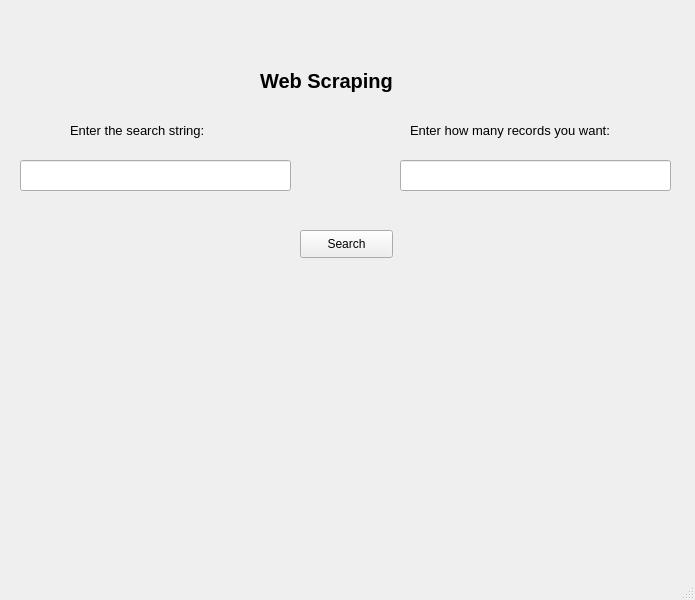
<?xml version="1.0" encoding="UTF-8"?>
<ui version="4.0">
 <class>MainWindow</class>
 <widget class="QMainWindow" name="MainWindow">
  <property name="geometry">
   <rect>
    <x>0</x>
    <y>0</y>
    <width>695</width>
    <height>600</height>
   </rect>
  </property>
  <property name="windowTitle">
   <string>MainWindow</string>
  </property>
  <widget class="QWidget" name="centralwidget">
   <widget class="QLineEdit" name="searchbar_le">
    <property name="geometry">
     <rect>
      <x>20</x>
      <y>160</y>
      <width>271</width>
      <height>31</height>
     </rect>
    </property>
   </widget>
   <widget class="QPushButton" name="search_pb">
    <property name="geometry">
     <rect>
      <x>300</x>
      <y>230</y>
      <width>93</width>
      <height>28</height>
     </rect>
    </property>
    <property name="text">
     <string>Search</string>
    </property>
   </widget>
   <widget class="QLabel" name="webscraping_lbl">
    <property name="geometry">
     <rect>
      <x>260</x>
      <y>60</y>
      <width>181</width>
      <height>41</height>
     </rect>
    </property>
    <property name="font">
     <font>
      <pointsize>15</pointsize>
      <weight>75</weight>
      <bold>true</bold>
     </font>
    </property>
    <property name="text">
     <string>Web Scraping</string>
    </property>
   </widget>
   <widget class="QLabel" name="results_lbl">
    <property name="geometry">
     <rect>
      <x>540</x>
      <y>170</y>
      <width>61</width>
      <height>16</height>
     </rect>
    </property>
    <property name="text">
     <string/>
    </property>
   </widget>
   <widget class="QLabel" name="search_lbl">
    <property name="geometry">
     <rect>
      <x>70</x>
      <y>120</y>
      <width>181</width>
      <height>21</height>
     </rect>
    </property>
    <property name="font">
     <font>
      <pointsize>10</pointsize>
      <weight>50</weight>
      <bold>false</bold>
     </font>
    </property>
    <property name="text">
     <string>Enter the search string:</string>
    </property>
   </widget>
   <widget class="QLabel" name="records_lbl">
    <property name="geometry">
     <rect>
      <x>410</x>
      <y>120</y>
      <width>261</width>
      <height>21</height>
     </rect>
    </property>
    <property name="font">
     <font>
      <pointsize>10</pointsize>
      <weight>50</weight>
      <bold>false</bold>
     </font>
    </property>
    <property name="text">
     <string>Enter how many records you want:</string>
    </property>
   </widget>
   <widget class="QLineEdit" name="count_le">
    <property name="geometry">
     <rect>
      <x>400</x>
      <y>160</y>
      <width>271</width>
      <height>31</height>
     </rect>
    </property>
   </widget>
  </widget>
  <widget class="QMenuBar" name="menubar">
   <property name="geometry">
    <rect>
     <x>0</x>
     <y>0</y>
     <width>695</width>
     <height>26</height>
    </rect>
   </property>
  </widget>
  <widget class="QStatusBar" name="statusbar"/>
 </widget>
 <resources/>
 <connections/>
</ui>
